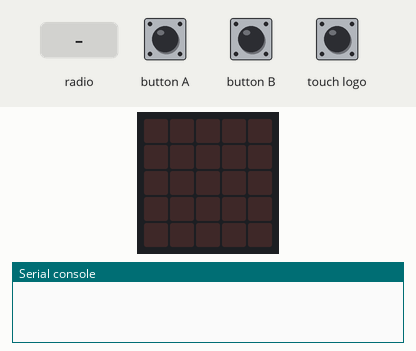
A program run on a simulated BBC micro:bit (MakeCode). Shown: the board's 5×5 LED display, the last lines printed to the serial console. The inputs (shaded band) are chosen by the test bench. Random numbers come from a fixed seed; no radio messages arrive unless stated (any console line starting 'radio sent:' is added by the test bench); the 48×5 strip is a reading aid, not a part: it shows the text the display is scrolling, unrolled, one strip-width of it at a time.

Above: at 1.2 s.
1.3 s: button B pressed for 0.15 s
At 2.5 s:
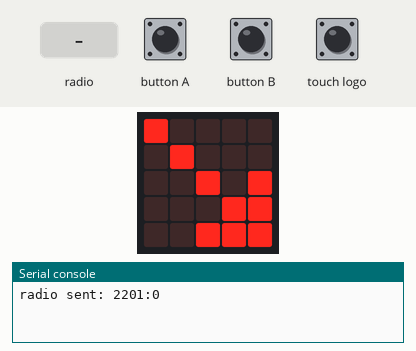
2.9 s: radio message "50" arrives
At 5.8 s:
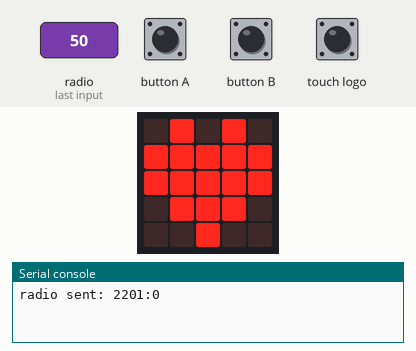
5.9 s: button A pressed for 0.15 s
At 6.7 s:
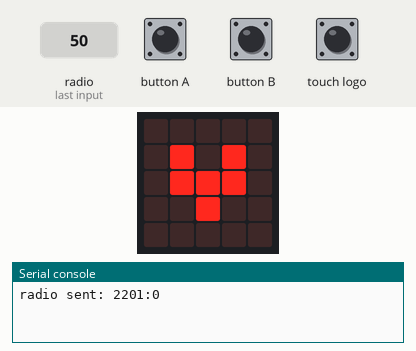
7.7 s: button B pressed for 0.15 s
At 8.5 s:
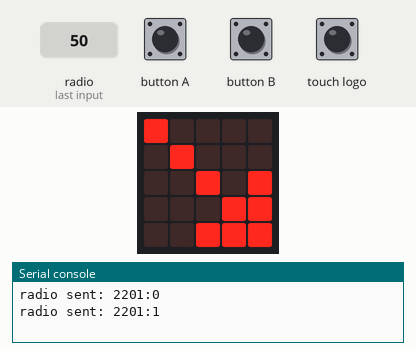
9.3 s: touch logo pressed for 0.15 s
At 10.2 s:
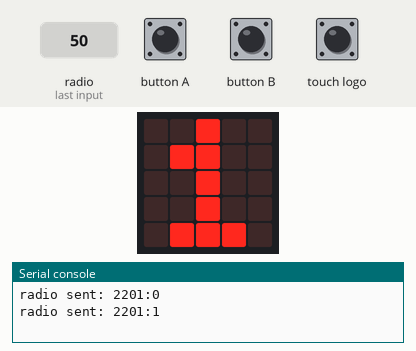
10.9 s: button A pressed for 0.15 s
At 12.2 s:
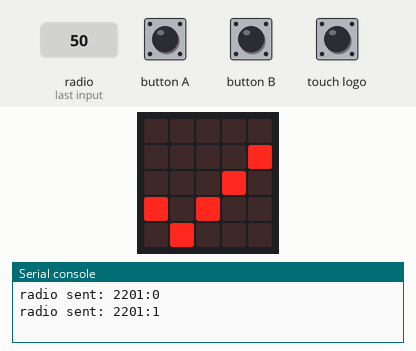
Timing chart, 0 to 13.5 s (numbered marks = the images above; inputs shaded):
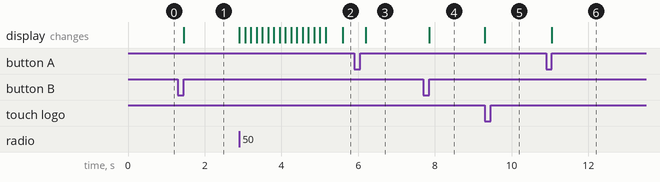

Measured:
- after the input at 1.3 s, the display: changes after 0.15 s (image 1)
- after the input at 5.9 s, the display: changes after 0.30 s (image 3)
- after the input at 7.7 s, the display: changes after 0.15 s (image 4)
- after the input at 9.3 s, the display: changes at once (image 5)
- after the input at 10.9 s, the display: changes after 0.15 s (image 6)

The program:

main.ts
```typescript
basic.forever(function () {

})

let canal = 0;
let currentIcon = 0;
const localId = randint(0, 9999);
radio.onReceivedString(message => showMessage(message));


const showMessage = (message :string) => {
    const id = message.split(":")[0];
    const icon = message.split(":")[1];
    basic.showString(id);
    basic.showIcon(parseInt(icon));
}

const selectIcon = () => {
    currentIcon = (currentIcon+1)%40;
    basic.showIcon(currentIcon);
}

const sendIcon = () => {
    radio.sendString(`${localId}:${currentIcon}`)
    basic.showArrow(3);
}

const changeCanal = () => {
    canal = (canal+1)%16;
    basic.showNumber(canal);
    radio.setGroup(canal);
}

radio.setFrequencyBand(0)
input.onLogoEvent(TouchButtonEvent.Touched,changeCanal)
input.onButtonPressed(Button.A,selectIcon);
input.onButtonPressed(Button.B, sendIcon);
```

test.ts
```typescript
// les tests vont ici ; cela ne sera pas compilé si ce paquet est utilisé en tant qu'extension.
```
